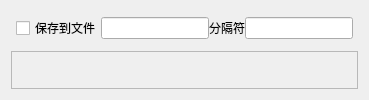
               <widget class="QWidget" name="tab_3">
                <attribute name="title">
                 <string>3、发布信息</string>
                </attribute>
                <layout class="QVBoxLayout" name="verticalLayout_12">
                 <item>
                  <widget class="QWidget" name="widget_14" native="true">
                   <property name="sizePolicy">
                    <sizepolicy hsizetype="Preferred" vsizetype="Fixed">
                     <horstretch>0</horstretch>
                     <verstretch>0</verstretch>
                    </sizepolicy>
                   </property>
                   <layout class="QHBoxLayout" name="horizontalLayout_12">
                    <property name="spacing">
                     <number>0</number>
                    </property>
                    <property name="leftMargin">
                     <number>5</number>
                    </property>
                    <property name="topMargin">
                     <number>5</number>
                    </property>
                    <property name="rightMargin">
                     <number>5</number>
                    </property>
                    <property name="bottomMargin">
                     <number>5</number>
                    </property>
                    <item>
                     <widget class="QCheckBox" name="checkBox_savefile_is">
                      <property name="text">
                       <string>保存到文件</string>
                      </property>
                     </widget>
                    </item>
                    <item>
                     <widget class="QLineEdit" name="lineEdit_savefile_filename"/>
                    </item>
                    <item>
                     <widget class="QLabel" name="label_8">
                      <property name="text">
                       <string>分隔符</string>
                      </property>
                     </widget>
                    </item>
                    <item>
                     <widget class="QLineEdit" name="lineEdit_savefile_sep">
                      <property name="sizePolicy">
                       <sizepolicy hsizetype="Fixed" vsizetype="Fixed">
                        <horstretch>0</horstretch>
                        <verstretch>0</verstretch>
                       </sizepolicy>
                      </property>
                     </widget>
                    </item>
                   </layout>
                  </widget>
                 </item>
                 <item>
                  <widget class="QFrame" name="frame">
                   <property name="frameShape">
                    <enum>QFrame::StyledPanel</enum>
                   </property>
                   <property name="frameShadow">
                    <enum>QFrame::Raised</enum>
                   </property>
                   <widget class="QLabel" name="label_11">
                    <property name="geometry">
                     <rect>
                      <x>240</x>
                      <y>220</y>
                      <width>72</width>
                      <height>15</height>
                     </rect>
                    </property>
                    <property name="text">
                     <string>TextLabel</string>
                    </property>
                   </widget>
                  </widget>
                 </item>
                </layout>
               </widget>
